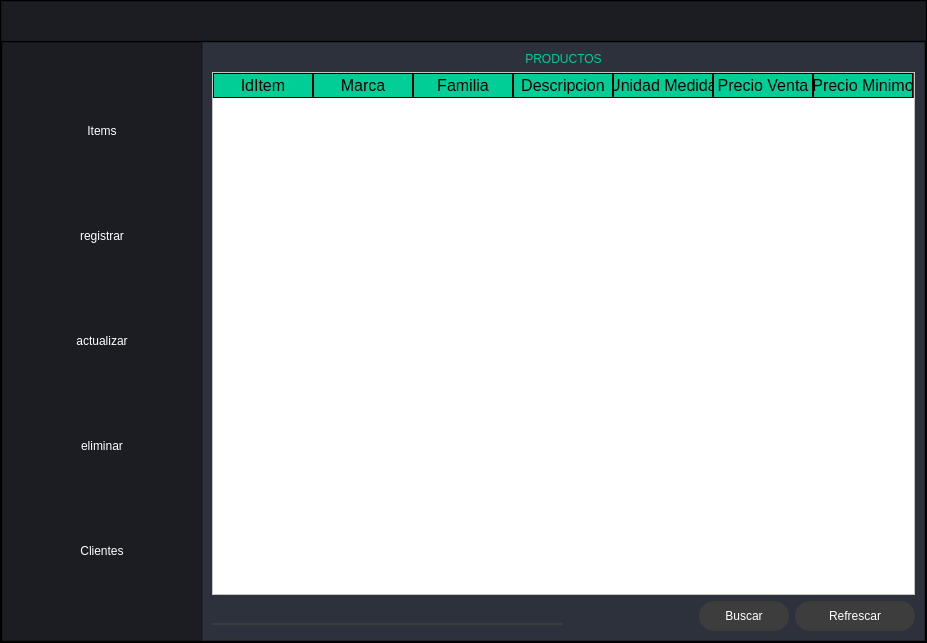
<?xml version="1.0" encoding="UTF-8"?>
<ui version="4.0">
 <class>MainWindow</class>
 <widget class="QMainWindow" name="MainWindow">
  <property name="geometry">
   <rect>
    <x>0</x>
    <y>0</y>
    <width>927</width>
    <height>643</height>
   </rect>
  </property>
  <property name="windowTitle">
   <string>MainWindow</string>
  </property>
  <widget class="QWidget" name="centralwidget">
   <layout class="QVBoxLayout" name="verticalLayout">
    <property name="leftMargin">
     <number>0</number>
    </property>
    <property name="topMargin">
     <number>0</number>
    </property>
    <property name="rightMargin">
     <number>0</number>
    </property>
    <property name="bottomMargin">
     <number>0</number>
    </property>
    <item>
     <widget class="QFrame" name="frame">
      <property name="styleSheet">
       <string notr="true">background-color: rgb(0, 0, 0);</string>
      </property>
      <property name="frameShape">
       <enum>QFrame::StyledPanel</enum>
      </property>
      <property name="frameShadow">
       <enum>QFrame::Raised</enum>
      </property>
      <layout class="QVBoxLayout" name="verticalLayout_2" stretch="1,25">
       <property name="spacing">
        <number>0</number>
       </property>
       <property name="leftMargin">
        <number>0</number>
       </property>
       <property name="topMargin">
        <number>0</number>
       </property>
       <property name="rightMargin">
        <number>0</number>
       </property>
       <property name="bottomMargin">
        <number>0</number>
       </property>
       <item>
        <widget class="QFrame" name="frame_superior">
         <property name="minimumSize">
          <size>
           <width>0</width>
           <height>0</height>
          </size>
         </property>
         <property name="maximumSize">
          <size>
           <width>16777215</width>
           <height>40</height>
          </size>
         </property>
         <property name="styleSheet">
          <string notr="true">QFrame{
background-color: rgb(27, 29, 35)
}


</string>
         </property>
         <property name="frameShape">
          <enum>QFrame::StyledPanel</enum>
         </property>
         <property name="frameShadow">
          <enum>QFrame::Raised</enum>
         </property>
         <layout class="QHBoxLayout" name="horizontalLayout">
          <property name="spacing">
           <number>0</number>
          </property>
          <property name="leftMargin">
           <number>0</number>
          </property>
          <property name="topMargin">
           <number>0</number>
          </property>
          <property name="rightMargin">
           <number>0</number>
          </property>
          <property name="bottomMargin">
           <number>0</number>
          </property>
          <item>
           <widget class="QPushButton" name="bt_menu">
            <property name="minimumSize">
             <size>
              <width>200</width>
              <height>40</height>
             </size>
            </property>
            <property name="styleSheet">
             <string notr="true">QPushButton {
	
	background-position: center;
	background-repeat: no-reperat;
	border: none;
	background-color: rgb(27, 29, 35);
}
QPushButton:hover {
	background-color: rgb(33, 37, 43);
}
QPushButton:pressed {	
	background-color: rgb(85, 170, 255);
}</string>
            </property>
            <property name="text">
             <string/>
            </property>
            <property name="icon">
             <iconset>
              <normaloff>icons/24x24/cil-list.png</normaloff>icons/24x24/cil-list.png</iconset>
            </property>
            <property name="iconSize">
             <size>
              <width>30</width>
              <height>30</height>
             </size>
            </property>
           </widget>
          </item>
          <item>
           <spacer name="horizontalSpacer">
            <property name="orientation">
             <enum>Qt::Horizontal</enum>
            </property>
            <property name="sizeHint" stdset="0">
             <size>
              <width>338</width>
              <height>20</height>
             </size>
            </property>
           </spacer>
          </item>
          <item>
           <widget class="QPushButton" name="bt_minimizar">
            <property name="minimumSize">
             <size>
              <width>35</width>
              <height>35</height>
             </size>
            </property>
            <property name="styleSheet">
             <string notr="true">QPushButton {	
	border: none;
	background-color: transparent;
}
QPushButton:hover {
	background-color: rgb(44, 49, 60)
}
QPushButton:pressed {	
	background-color: rgb(85, 170, 255);
}</string>
            </property>
            <property name="text">
             <string/>
            </property>
            <property name="icon">
             <iconset>
              <normaloff>icons/24x24/cil-window-minimize.png</normaloff>icons/24x24/cil-window-minimize.png</iconset>
            </property>
            <property name="iconSize">
             <size>
              <width>16</width>
              <height>16</height>
             </size>
            </property>
           </widget>
          </item>
          <item>
           <widget class="QPushButton" name="bt_restaurar">
            <property name="minimumSize">
             <size>
              <width>35</width>
              <height>35</height>
             </size>
            </property>
            <property name="styleSheet">
             <string notr="true">QPushButton {	
	border: none;
	background-color: transparent;
}
QPushButton:hover {
	background-color: rgb(44, 49, 60)
}
QPushButton:pressed {	
	background-color: rgb(85, 170, 255);
}</string>
            </property>
            <property name="text">
             <string/>
            </property>
            <property name="icon">
             <iconset>
              <normaloff>icons/24x24/cil-fullscreen-exit.png</normaloff>icons/24x24/cil-fullscreen-exit.png</iconset>
            </property>
            <property name="iconSize">
             <size>
              <width>16</width>
              <height>16</height>
             </size>
            </property>
           </widget>
          </item>
          <item>
           <widget class="QPushButton" name="bt_maximizar">
            <property name="minimumSize">
             <size>
              <width>35</width>
              <height>35</height>
             </size>
            </property>
            <property name="maximumSize">
             <size>
              <width>16777215</width>
              <height>16777215</height>
             </size>
            </property>
            <property name="styleSheet">
             <string notr="true">QPushButton {	
	border: none;
	background-color: transparent;
}
QPushButton:hover {
	background-color: rgb(44, 49, 60)
}
QPushButton:pressed {	
	background-color: rgb(85, 170, 255);
}</string>
            </property>
            <property name="text">
             <string/>
            </property>
            <property name="icon">
             <iconset>
              <normaloff>icons/24x24/cil-fullscreen.png</normaloff>icons/24x24/cil-fullscreen.png</iconset>
            </property>
            <property name="iconSize">
             <size>
              <width>16</width>
              <height>16</height>
             </size>
            </property>
           </widget>
          </item>
          <item>
           <widget class="QPushButton" name="bt_cerrar">
            <property name="minimumSize">
             <size>
              <width>35</width>
              <height>35</height>
             </size>
            </property>
            <property name="styleSheet">
             <string notr="true">QPushButton {	
	border: none;
	background-color: transparent;
}
QPushButton:hover {
	background-color: rgb(44, 49, 60)
}
QPushButton:pressed {	
	background-color: rgb(85, 170, 255);
}</string>
            </property>
            <property name="text">
             <string/>
            </property>
            <property name="icon">
             <iconset>
              <normaloff>icons/24x24/cil-x.png</normaloff>icons/24x24/cil-x.png</iconset>
            </property>
            <property name="iconSize">
             <size>
              <width>16</width>
              <height>16</height>
             </size>
            </property>
           </widget>
          </item>
         </layout>
        </widget>
       </item>
       <item>
        <widget class="QFrame" name="frame_contenido">
         <property name="frameShape">
          <enum>QFrame::StyledPanel</enum>
         </property>
         <property name="frameShadow">
          <enum>QFrame::Raised</enum>
         </property>
         <layout class="QHBoxLayout" name="horizontalLayout_2">
          <property name="spacing">
           <number>0</number>
          </property>
          <property name="leftMargin">
           <number>0</number>
          </property>
          <property name="topMargin">
           <number>0</number>
          </property>
          <property name="rightMargin">
           <number>0</number>
          </property>
          <property name="bottomMargin">
           <number>0</number>
          </property>
          <item>
           <widget class="QFrame" name="frame_control">
            <property name="minimumSize">
             <size>
              <width>200</width>
              <height>0</height>
             </size>
            </property>
            <property name="maximumSize">
             <size>
              <width>0</width>
              <height>16777215</height>
             </size>
            </property>
            <property name="styleSheet">
             <string notr="true">QFrame{
background-color: rgb(27, 29, 35)
}

QPushButton{
background-color: rgb(27, 29, 35);
border-top-left-radius:20px;
border-bottom-left-radius:20px;
color:rgb(255, 255, 255);
font: 77 10pt &quot;Arial Black&quot;;
}
QPushButton:hover{
background-color: rgb(33, 37, 43);
	border-left: 28px solid rgb(33, 37, 43);
}
QPushButton:pressed {	
	background-color: rgb(85, 170, 255);
	border-left: 28px solid rgb(85, 170, 255);
}</string>
            </property>
            <property name="frameShape">
             <enum>QFrame::StyledPanel</enum>
            </property>
            <property name="frameShadow">
             <enum>QFrame::Raised</enum>
            </property>
            <layout class="QVBoxLayout" name="verticalLayout_3">
             <item>
              <widget class="QPushButton" name="bt_datos">
               <property name="minimumSize">
                <size>
                 <width>0</width>
                 <height>40</height>
                </size>
               </property>
               <property name="text">
                <string>Items</string>
               </property>
               <property name="icon">
                <iconset>
                 <normaloff>img/base_de_datos.svg</normaloff>img/base_de_datos.svg</iconset>
               </property>
               <property name="iconSize">
                <size>
                 <width>42</width>
                 <height>42</height>
                </size>
               </property>
              </widget>
             </item>
             <item>
              <widget class="QPushButton" name="bt_registrar">
               <property name="minimumSize">
                <size>
                 <width>0</width>
                 <height>40</height>
                </size>
               </property>
               <property name="text">
                <string>registrar</string>
               </property>
               <property name="icon">
                <iconset>
                 <normaloff>img/añadir.svg</normaloff>img/añadir.svg</iconset>
               </property>
               <property name="iconSize">
                <size>
                 <width>42</width>
                 <height>42</height>
                </size>
               </property>
              </widget>
             </item>
             <item>
              <widget class="QPushButton" name="bt_actualizar">
               <property name="minimumSize">
                <size>
                 <width>0</width>
                 <height>40</height>
                </size>
               </property>
               <property name="text">
                <string>actualizar</string>
               </property>
               <property name="icon">
                <iconset>
                 <normaloff>img/actualizar.svg</normaloff>img/actualizar.svg</iconset>
               </property>
               <property name="iconSize">
                <size>
                 <width>42</width>
                 <height>42</height>
                </size>
               </property>
              </widget>
             </item>
             <item>
              <widget class="QPushButton" name="bt_eliminar">
               <property name="minimumSize">
                <size>
                 <width>0</width>
                 <height>40</height>
                </size>
               </property>
               <property name="text">
                <string>eliminar</string>
               </property>
               <property name="icon">
                <iconset>
                 <normaloff>img/eliminar.svg</normaloff>img/eliminar.svg</iconset>
               </property>
               <property name="iconSize">
                <size>
                 <width>42</width>
                 <height>42</height>
                </size>
               </property>
              </widget>
             </item>
             <item>
              <widget class="QPushButton" name="bt_clientes">
               <property name="minimumSize">
                <size>
                 <width>0</width>
                 <height>40</height>
                </size>
               </property>
               <property name="text">
                <string>Clientes</string>
               </property>
               <property name="icon">
                <iconset>
                 <normaloff>img/ajustes.svg</normaloff>img/ajustes.svg</iconset>
               </property>
               <property name="iconSize">
                <size>
                 <width>42</width>
                 <height>42</height>
                </size>
               </property>
              </widget>
             </item>
            </layout>
           </widget>
          </item>
          <item>
           <widget class="QFrame" name="frame_paginas">
            <property name="styleSheet">
             <string notr="true">background-color: rgb(44, 49, 60);</string>
            </property>
            <property name="frameShape">
             <enum>QFrame::StyledPanel</enum>
            </property>
            <property name="frameShadow">
             <enum>QFrame::Raised</enum>
            </property>
            <layout class="QVBoxLayout" name="verticalLayout_4">
             <property name="spacing">
              <number>0</number>
             </property>
             <property name="leftMargin">
              <number>0</number>
             </property>
             <property name="topMargin">
              <number>0</number>
             </property>
             <property name="rightMargin">
              <number>0</number>
             </property>
             <property name="bottomMargin">
              <number>0</number>
             </property>
             <item>
              <widget class="QStackedWidget" name="stackedWidget">
               <property name="styleSheet">
                <string notr="true">QFrame{
background-color: rgb(61,61,61);
}

QLabel{
font: 87 12pt &quot;Arial Black&quot;;
background-color: #000000ff;
color: rgb(0,206,151);
border: 0px solid #14C8DC;
}
QLineEdit{
border: 0px;
color: rgb(255,255,255);
border-bottom: 2px solid rgb(61,61,61);
font: 75 12pt &quot;Times New Roman&quot;;
}
QPushButton{
background-color: rgb(61,61,61);
border-radius: 15px;
color:rgb(255,255,255);
font: 77 10pt &quot;Arial Black&quot;;
}
QPushButton:hover{
background-color: rgb(0,206,151);
border-radius: 15px;
color:rgb(0,0,0);
font: 77 10pt &quot;Arial Black&quot;;
}
QTableWidget{
background-color: rgb(255,255,255);
color:rgb(0,0,0);
gridline-color:rgb(0,206,151);
font-size: 12pt;
color:#000000;
}
QHeaderView::section{
background-color: rgb(0,206,151);
border: 1px solid rgb(0,0,0);
font-size: 12pt;
}
QTableWidget QTableCornerButton::section{
background-color: rgb(0,0,0);
border: 1px solid rgb(0,206,151);
}</string>
               </property>
               <property name="currentIndex">
                <number>0</number>
               </property>
               <widget class="QWidget" name="page_datos">
                <layout class="QVBoxLayout" name="verticalLayout_5">
                 <item>
                  <widget class="QLabel" name="label">
                   <property name="text">
                    <string>PRODUCTOS</string>
                   </property>
                   <property name="alignment">
                    <set>Qt::AlignCenter</set>
                   </property>
                  </widget>
                 </item>
                 <item>
                  <widget class="QTableWidget" name="tabla_productos">
                   <column>
                    <property name="text">
                     <string>IdItem</string>
                    </property>
                   </column>
                   <column>
                    <property name="text">
                     <string>Marca</string>
                    </property>
                   </column>
                   <column>
                    <property name="text">
                     <string>Familia</string>
                    </property>
                   </column>
                   <column>
                    <property name="text">
                     <string>Descripcion</string>
                    </property>
                   </column>
                   <column>
                    <property name="text">
                     <string>Unidad Medida</string>
                    </property>
                   </column>
                   <column>
                    <property name="text">
                     <string>Precio Venta</string>
                    </property>
                   </column>
                   <column>
                    <property name="text">
                     <string>Precio Minimo</string>
                    </property>
                   </column>
                  </widget>
                 </item>
                 <item>
                  <layout class="QHBoxLayout" name="horizontalLayout_3">
                   <item>
                    <widget class="QLineEdit" name="line_buscar">
                     <property name="minimumSize">
                      <size>
                       <width>350</width>
                       <height>0</height>
                      </size>
                     </property>
                    </widget>
                   </item>
                   <item>
                    <spacer name="horizontalSpacer_2">
                     <property name="orientation">
                      <enum>Qt::Horizontal</enum>
                     </property>
                     <property name="sizeHint" stdset="0">
                      <size>
                       <width>40</width>
                       <height>20</height>
                      </size>
                     </property>
                    </spacer>
                   </item>
                   <item>
                    <widget class="QPushButton" name="bt_buscar_item">
                     <property name="minimumSize">
                      <size>
                       <width>90</width>
                       <height>30</height>
                      </size>
                     </property>
                     <property name="text">
                      <string>Buscar</string>
                     </property>
                    </widget>
                   </item>
                   <item>
                    <widget class="QPushButton" name="bt_refrescar">
                     <property name="minimumSize">
                      <size>
                       <width>120</width>
                       <height>30</height>
                      </size>
                     </property>
                     <property name="text">
                      <string>Refrescar</string>
                     </property>
                    </widget>
                   </item>
                  </layout>
                 </item>
                </layout>
               </widget>
               <widget class="QWidget" name="page_registrar">
                <layout class="QVBoxLayout" name="verticalLayout_8">
                 <property name="spacing">
                  <number>0</number>
                 </property>
                 <property name="leftMargin">
                  <number>0</number>
                 </property>
                 <property name="topMargin">
                  <number>0</number>
                 </property>
                 <property name="rightMargin">
                  <number>0</number>
                 </property>
                 <property name="bottomMargin">
                  <number>0</number>
                 </property>
                 <item>
                  <widget class="QLabel" name="label_7">
                   <property name="text">
                    <string>Registrar Productos</string>
                   </property>
                   <property name="alignment">
                    <set>Qt::AlignCenter</set>
                   </property>
                  </widget>
                 </item>
                 <item>
                  <spacer name="verticalSpacer">
                   <property name="orientation">
                    <enum>Qt::Vertical</enum>
                   </property>
                   <property name="sizeHint" stdset="0">
                    <size>
                     <width>20</width>
                     <height>40</height>
                    </size>
                   </property>
                  </spacer>
                 </item>
                 <item>
                  <layout class="QHBoxLayout" name="horizontalLayout_4" stretch="0,0,0">
                   <property name="spacing">
                    <number>5</number>
                   </property>
                   <item>
                    <layout class="QVBoxLayout" name="verticalLayout_6">
                     <property name="spacing">
                      <number>30</number>
                     </property>
                     <item>
                      <widget class="QLabel" name="label_2">
                       <property name="text">
                        <string>Codigo</string>
                       </property>
                      </widget>
                     </item>
                     <item>
                      <widget class="QLabel" name="label_3">
                       <property name="text">
                        <string>Nombre</string>
                       </property>
                      </widget>
                     </item>
                     <item>
                      <widget class="QLabel" name="label_4">
                       <property name="text">
                        <string>Modelo</string>
                       </property>
                      </widget>
                     </item>
                     <item>
                      <widget class="QLabel" name="label_5">
                       <property name="text">
                        <string>Precio</string>
                       </property>
                      </widget>
                     </item>
                     <item>
                      <widget class="QLabel" name="label_6">
                       <property name="text">
                        <string>Cantidad</string>
                       </property>
                      </widget>
                     </item>
                    </layout>
                   </item>
                   <item>
                    <layout class="QVBoxLayout" name="verticalLayout_7">
                     <property name="spacing">
                      <number>30</number>
                     </property>
                     <item>
                      <widget class="QLineEdit" name="reg_codigo"/>
                     </item>
                     <item>
                      <widget class="QLineEdit" name="reg_nombre"/>
                     </item>
                     <item>
                      <widget class="QLineEdit" name="reg_modelo"/>
                     </item>
                     <item>
                      <widget class="QLineEdit" name="reg_precio"/>
                     </item>
                     <item>
                      <widget class="QLineEdit" name="reg_cantidad"/>
                     </item>
                    </layout>
                   </item>
                   <item>
                    <spacer name="horizontalSpacer_4">
                     <property name="orientation">
                      <enum>Qt::Horizontal</enum>
                     </property>
                     <property name="sizeHint" stdset="0">
                      <size>
                       <width>40</width>
                       <height>20</height>
                      </size>
                     </property>
                    </spacer>
                   </item>
                  </layout>
                 </item>
                 <item>
                  <spacer name="verticalSpacer_2">
                   <property name="orientation">
                    <enum>Qt::Vertical</enum>
                   </property>
                   <property name="sizeHint" stdset="0">
                    <size>
                     <width>20</width>
                     <height>40</height>
                    </size>
                   </property>
                  </spacer>
                 </item>
                 <item>
                  <layout class="QHBoxLayout" name="horizontalLayout_5">
                   <item>
                    <widget class="QLabel" name="signal_registrar">
                     <property name="minimumSize">
                      <size>
                       <width>200</width>
                       <height>0</height>
                      </size>
                     </property>
                     <property name="text">
                      <string/>
                     </property>
                    </widget>
                   </item>
                   <item>
                    <spacer name="horizontalSpacer_3">
                     <property name="orientation">
                      <enum>Qt::Horizontal</enum>
                     </property>
                     <property name="sizeHint" stdset="0">
                      <size>
                       <width>40</width>
                       <height>20</height>
                      </size>
                     </property>
                    </spacer>
                   </item>
                   <item>
                    <widget class="QPushButton" name="bt_agregar">
                     <property name="minimumSize">
                      <size>
                       <width>120</width>
                       <height>30</height>
                      </size>
                     </property>
                     <property name="text">
                      <string>Agregar</string>
                     </property>
                    </widget>
                   </item>
                  </layout>
                 </item>
                </layout>
               </widget>
               <widget class="QWidget" name="page_actualizar">
                <layout class="QVBoxLayout" name="verticalLayout_11" stretch="2,2,1,10,1,2">
                 <property name="leftMargin">
                  <number>0</number>
                 </property>
                 <property name="topMargin">
                  <number>0</number>
                 </property>
                 <property name="rightMargin">
                  <number>0</number>
                 </property>
                 <property name="bottomMargin">
                  <number>0</number>
                 </property>
                 <item>
                  <widget class="QLabel" name="label_9">
                   <property name="text">
                    <string>Actualizar Producto</string>
                   </property>
                   <property name="alignment">
                    <set>Qt::AlignCenter</set>
                   </property>
                  </widget>
                 </item>
                 <item>
                  <layout class="QHBoxLayout" name="horizontalLayout_8">
                   <item>
                    <widget class="QLabel" name="label_10">
                     <property name="text">
                      <string>Nombre del producto:</string>
                     </property>
                    </widget>
                   </item>
                   <item>
                    <widget class="QLineEdit" name="act_buscar"/>
                   </item>
                   <item>
                    <widget class="QPushButton" name="bt_actualiza_buscar">
                     <property name="minimumSize">
                      <size>
                       <width>120</width>
                       <height>30</height>
                      </size>
                     </property>
                     <property name="text">
                      <string>Buscar</string>
                     </property>
                    </widget>
                   </item>
                  </layout>
                 </item>
                 <item>
                  <spacer name="verticalSpacer_3">
                   <property name="orientation">
                    <enum>Qt::Vertical</enum>
                   </property>
                   <property name="sizeHint" stdset="0">
                    <size>
                     <width>20</width>
                     <height>40</height>
                    </size>
                   </property>
                  </spacer>
                 </item>
                 <item>
                  <layout class="QHBoxLayout" name="horizontalLayout_6">
                   <item>
                    <layout class="QVBoxLayout" name="verticalLayout_10">
                     <item>
                      <widget class="QLabel" name="label_11">
                       <property name="text">
                        <string>Codigo</string>
                       </property>
                      </widget>
                     </item>
                     <item>
                      <widget class="QLabel" name="label_12">
                       <property name="text">
                        <string>Nombre</string>
                       </property>
                      </widget>
                     </item>
                     <item>
                      <widget class="QLabel" name="label_13">
                       <property name="text">
                        <string>Modelo</string>
                       </property>
                      </widget>
                     </item>
                     <item>
                      <widget class="QLabel" name="label_14">
                       <property name="text">
                        <string>Precio</string>
                       </property>
                      </widget>
                     </item>
                     <item>
                      <widget class="QLabel" name="label_15">
                       <property name="text">
                        <string>Cantidad</string>
                       </property>
                      </widget>
                     </item>
                    </layout>
                   </item>
                   <item>
                    <layout class="QVBoxLayout" name="verticalLayout_9">
                     <item>
                      <widget class="QLineEdit" name="act_codigo"/>
                     </item>
                     <item>
                      <widget class="QLineEdit" name="act_nombre"/>
                     </item>
                     <item>
                      <widget class="QLineEdit" name="act_modelo"/>
                     </item>
                     <item>
                      <widget class="QLineEdit" name="act_precio"/>
                     </item>
                     <item>
                      <widget class="QLineEdit" name="act_cantidad"/>
                     </item>
                    </layout>
                   </item>
                   <item>
                    <spacer name="horizontalSpacer_6">
                     <property name="orientation">
                      <enum>Qt::Horizontal</enum>
                     </property>
                     <property name="sizeHint" stdset="0">
                      <size>
                       <width>40</width>
                       <height>20</height>
                      </size>
                     </property>
                    </spacer>
                   </item>
                  </layout>
                 </item>
                 <item>
                  <spacer name="verticalSpacer_4">
                   <property name="orientation">
                    <enum>Qt::Vertical</enum>
                   </property>
                   <property name="sizeHint" stdset="0">
                    <size>
                     <width>20</width>
                     <height>40</height>
                    </size>
                   </property>
                  </spacer>
                 </item>
                 <item>
                  <layout class="QHBoxLayout" name="horizontalLayout_7">
                   <item>
                    <widget class="QLabel" name="signal_actualizar">
                     <property name="minimumSize">
                      <size>
                       <width>200</width>
                       <height>0</height>
                      </size>
                     </property>
                     <property name="text">
                      <string/>
                     </property>
                    </widget>
                   </item>
                   <item>
                    <spacer name="horizontalSpacer_5">
                     <property name="orientation">
                      <enum>Qt::Horizontal</enum>
                     </property>
                     <property name="sizeHint" stdset="0">
                      <size>
                       <width>40</width>
                       <height>20</height>
                      </size>
                     </property>
                    </spacer>
                   </item>
                   <item>
                    <widget class="QPushButton" name="bt_actualiza_tabla">
                     <property name="minimumSize">
                      <size>
                       <width>120</width>
                       <height>30</height>
                      </size>
                     </property>
                     <property name="text">
                      <string>Actualizar</string>
                     </property>
                    </widget>
                   </item>
                  </layout>
                 </item>
                </layout>
               </widget>
               <widget class="QWidget" name="page_eliminar">
                <layout class="QVBoxLayout" name="verticalLayout_12">
                 <item>
                  <widget class="QLabel" name="label_17">
                   <property name="text">
                    <string>Eliminar Producto</string>
                   </property>
                   <property name="alignment">
                    <set>Qt::AlignCenter</set>
                   </property>
                  </widget>
                 </item>
                 <item>
                  <layout class="QHBoxLayout" name="horizontalLayout_9">
                   <item>
                    <widget class="QLabel" name="label_18">
                     <property name="text">
                      <string>Nombre del producto</string>
                     </property>
                    </widget>
                   </item>
                   <item>
                    <widget class="QLineEdit" name="eliminar_buscar"/>
                   </item>
                   <item>
                    <widget class="QPushButton" name="bt_buscar_borrar">
                     <property name="minimumSize">
                      <size>
                       <width>100</width>
                       <height>30</height>
                      </size>
                     </property>
                     <property name="text">
                      <string>Buscar</string>
                     </property>
                    </widget>
                   </item>
                  </layout>
                 </item>
                 <item>
                  <widget class="QTableWidget" name="tabla_borrar">
                   <column>
                    <property name="text">
                     <string>Codigo</string>
                    </property>
                   </column>
                   <column>
                    <property name="text">
                     <string>Nombre</string>
                    </property>
                   </column>
                   <column>
                    <property name="text">
                     <string>Modelo</string>
                    </property>
                   </column>
                   <column>
                    <property name="text">
                     <string>Precio</string>
                    </property>
                   </column>
                   <column>
                    <property name="text">
                     <string>Cantidad</string>
                    </property>
                   </column>
                  </widget>
                 </item>
                 <item>
                  <layout class="QHBoxLayout" name="horizontalLayout_10">
                   <item>
                    <widget class="QLabel" name="signal_eliminacion">
                     <property name="minimumSize">
                      <size>
                       <width>200</width>
                       <height>0</height>
                      </size>
                     </property>
                     <property name="text">
                      <string/>
                     </property>
                    </widget>
                   </item>
                   <item>
                    <spacer name="horizontalSpacer_7">
                     <property name="orientation">
                      <enum>Qt::Horizontal</enum>
                     </property>
                     <property name="sizeHint" stdset="0">
                      <size>
                       <width>40</width>
                       <height>20</height>
                      </size>
                     </property>
                    </spacer>
                   </item>
                   <item>
                    <widget class="QPushButton" name="bt_borrar">
                     <property name="minimumSize">
                      <size>
                       <width>100</width>
                       <height>30</height>
                      </size>
                     </property>
                     <property name="text">
                      <string>Eliminar</string>
                     </property>
                    </widget>
                   </item>
                  </layout>
                 </item>
                </layout>
               </widget>
               <widget class="QWidget" name="page_clientes">
                <layout class="QVBoxLayout" name="verticalLayout_13" stretch="1,16,2">
                 <property name="spacing">
                  <number>5</number>
                 </property>
                 <property name="leftMargin">
                  <number>0</number>
                 </property>
                 <property name="topMargin">
                  <number>0</number>
                 </property>
                 <property name="rightMargin">
                  <number>0</number>
                 </property>
                 <property name="bottomMargin">
                  <number>0</number>
                 </property>
                 <item>
                  <widget class="QLabel" name="label_8">
                   <property name="text">
                    <string>Clientes</string>
                   </property>
                   <property name="alignment">
                    <set>Qt::AlignCenter</set>
                   </property>
                  </widget>
                 </item>
                 <item>
                  <widget class="QTableWidget" name="tabla_clientes">
                   <column>
                    <property name="text">
                     <string>IdCliente</string>
                    </property>
                   </column>
                   <column>
                    <property name="text">
                     <string>Tipo_Doc</string>
                    </property>
                   </column>
                   <column>
                    <property name="text">
                     <string>Num_Doc</string>
                    </property>
                   </column>
                   <column>
                    <property name="text">
                     <string>Razon_Social</string>
                    </property>
                   </column>
                   <column>
                    <property name="text">
                     <string>Direccion</string>
                    </property>
                   </column>
                   <column>
                    <property name="text">
                     <string>Ubigeo</string>
                    </property>
                   </column>
                   <column>
                    <property name="text">
                     <string>Telefono</string>
                    </property>
                   </column>
                  </widget>
                 </item>
                 <item>
                  <layout class="QHBoxLayout" name="horizontalLayout_11">
                   <item>
                    <widget class="QLineEdit" name="clientes_buscar">
                     <property name="minimumSize">
                      <size>
                       <width>250</width>
                       <height>0</height>
                      </size>
                     </property>
                    </widget>
                   </item>
                   <item>
                    <spacer name="horizontalSpacer_8">
                     <property name="orientation">
                      <enum>Qt::Horizontal</enum>
                     </property>
                     <property name="sizeHint" stdset="0">
                      <size>
                       <width>40</width>
                       <height>20</height>
                      </size>
                     </property>
                    </spacer>
                   </item>
                   <item>
                    <widget class="QPushButton" name="bt_buscar_cliente">
                     <property name="minimumSize">
                      <size>
                       <width>75</width>
                       <height>30</height>
                      </size>
                     </property>
                     <property name="text">
                      <string>Buscar</string>
                     </property>
                    </widget>
                   </item>
                   <item>
                    <widget class="QPushButton" name="bt_refrescar_clientes">
                     <property name="minimumSize">
                      <size>
                       <width>75</width>
                       <height>30</height>
                      </size>
                     </property>
                     <property name="text">
                      <string>Refrescar</string>
                     </property>
                    </widget>
                   </item>
                  </layout>
                 </item>
                </layout>
               </widget>
              </widget>
             </item>
            </layout>
           </widget>
          </item>
         </layout>
        </widget>
       </item>
      </layout>
     </widget>
    </item>
   </layout>
  </widget>
 </widget>
 <resources/>
 <connections/>
</ui>
